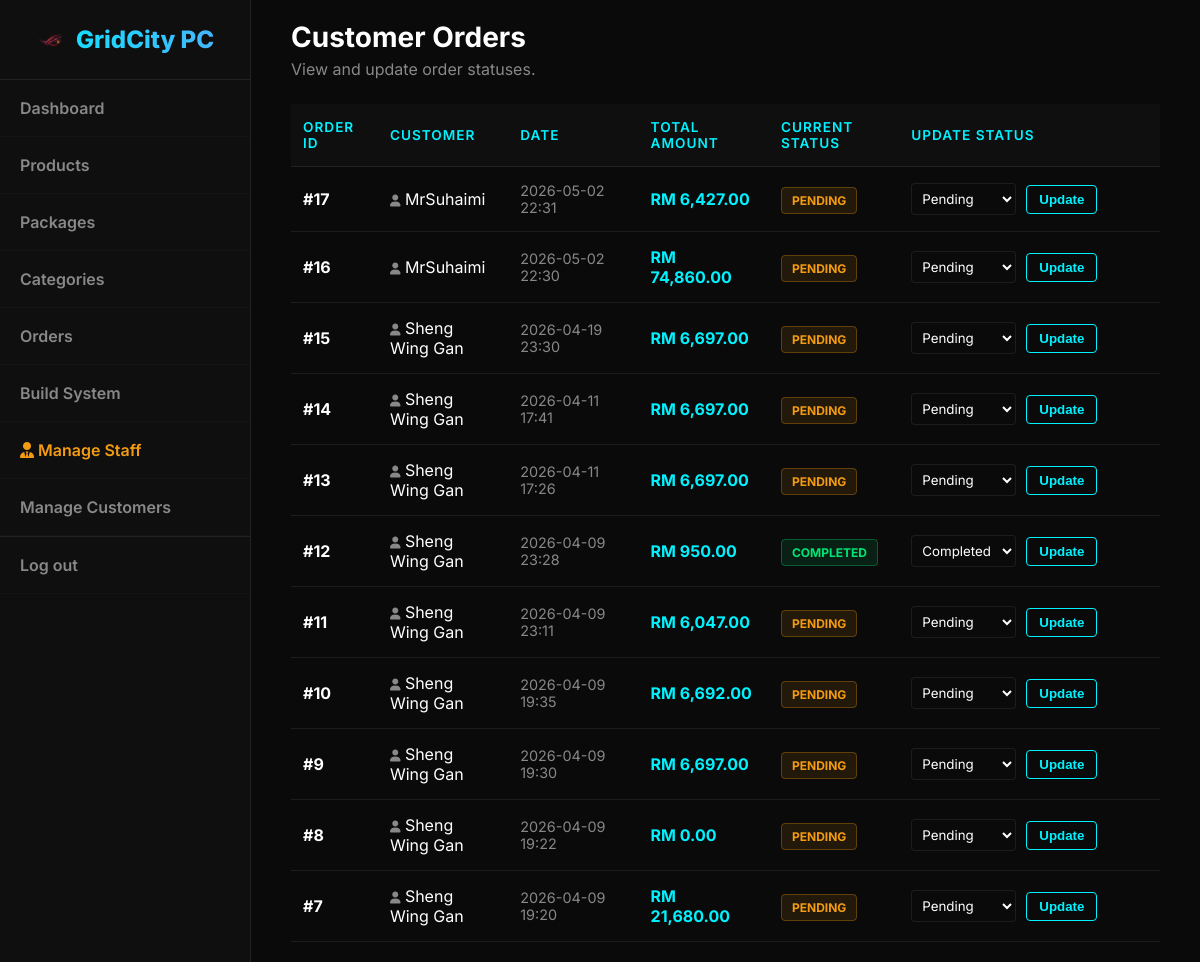
The page /manage_orders.php (signed in) on the database as committed earlier.
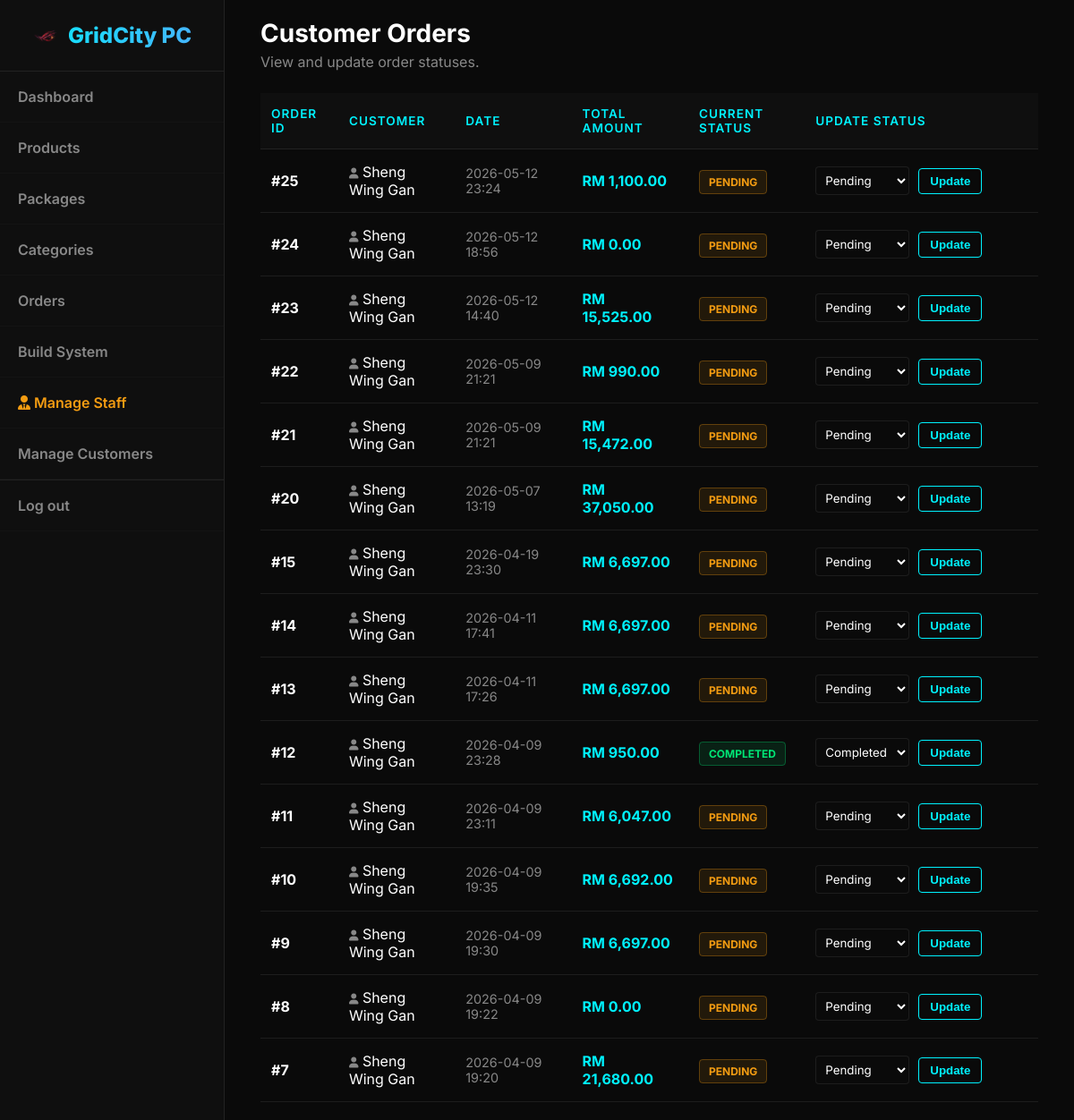
The same page on the database as committed later.
### tables this page shows
CREATE TABLE `orders` (
  `order_id` int(11) NOT NULL,
  `order_name` varchar(100) DEFAULT 'My Custom Order',
  `customer_id` int(11) NOT NULL,
  `order_date` datetime DEFAULT current_timestamp(),
  `total_amount` decimal(10,2) NOT NULL,
  `coins_used` int(11) NOT NULL DEFAULT 0,
  `discount_amount` decimal(10,2) NOT NULL DEFAULT 0.00,
  `shipping_address` text NOT NULL,
  `contact_number` varchar(20) NOT NULL,
  `order_status` varchar(20) DEFAULT 'Pending'
);

CREATE TABLE `customers` (
  `customer_id` int(11) NOT NULL,
  `username` varchar(150) DEFAULT NULL,
  `email` varchar(100) NOT NULL,
  `password` varchar(255) NOT NULL,
  `phone_number` varchar(20) DEFAULT NULL,
  `wallet_balance` decimal(10,2) NOT NULL DEFAULT 0.00,
  `reward_coins` int(11) NOT NULL DEFAULT 0,
  `membership_tier` varchar(20) DEFAULT 'Standard',
  `vip_expiry_date` datetime DEFAULT NULL,
  `auto_renew` tinyint(1) DEFAULT 0,
  `default_shipping_address` text DEFAULT NULL,
  `account_status` varchar(20) DEFAULT 'Active',
  `reset_token` varchar(6) DEFAULT NULL,
  `reset_token_expire` datetime DEFAULT NULL,
  `pref_gamer` int(11) DEFAULT 0,
  `pref_creator` int(11) DEFAULT 0,
  `pref_student` int(11) DEFAULT 0,
  `pref_enthusiast` int(11) DEFAULT 0
);

### manage_orders.php (the view, shortened to what the changed rows need)
<?php
include 'db_connect.php';
?>
<!DOCTYPE html>
<html lang="en">
<head>
    <link rel="stylesheet" href="https://cdnjs.cloudflare.com/ajax/libs/font-awesome/6.0.0/css/all.min.css">
    <link rel="stylesheet" href="css/admin_style.css?v=<?php echo time(); ?>">
</head>
<body>
    <div class="sidebar">
        <h2>
            <img src="image/Admin_dashboard_logo.jpg" alt="GridCity PC Logo" class="sidebar-logo">
            <span>GridCity PC</span>
        </h2>
    </div>
    <div class="main-content">
        <div class="header-top" style="margin-bottom: 25px;">
            <div>
                <h1 style="margin: 0; font-size: 28px; color: var(--text-main);">Customer Orders</h1>
            </div>
        </div>
        <div class="content-card">
            <table>
                <thead>
                    <tr>
                        <th width="10%">Order ID</th>
                        <th width="15%">Customer</th>
                        <th width="15%">Date</th>
                        <th width="15%">Total Amount</th>
                        <th width="15%">Current Status</th>
                        <th width="30%">Update Status</th>
                    </tr>
                </thead>
                <tbody>
                    <?php
                    $sql_orders = "SELECT o.*, c.username
                                   FROM orders o
                                   LEFT JOIN customers c ON o.customer_id = c.customer_id
                                   ORDER BY o.order_id DESC";
                    $res_orders = mysqli_query($conn, $sql_orders);
                    if ($res_orders && mysqli_num_rows($res_orders) > 0) {
                        while($row = mysqli_fetch_assoc($res_orders)) {
                            echo "<tr>";
                            echo "<td><strong>#" . $row['order_id'] . "</strong></td>";
                            $customer_name = !empty($row['username']) ? htmlspecialchars($row['username']) : 'Guest';
                            echo "<td><i class='fas fa-user' style='color: var(--text-muted); font-size: 12px;'></i> " . $customer_name . "</td>";
                            $date = isset($row['order_date']) ? date('Y-m-d H:i', strtotime($row['order_date'])) : 'N/A';
                            echo "<td style='color: var(--text-muted); font-size: 0.9rem;'>" . $date . "</td>";
                            $amount = isset($row['total_amount']) ? number_format($row['total_amount'], 2) : '0.00';
                            echo "<td><strong style='color: var(--accent-blue);'>RM " . $amount . "</strong></td>";
                            $status = isset($row['order_status']) ? $row['order_status'] : 'Pending';
                            $badge_class = 'badge-pending';
                            if ($status == 'Completed') $badge_class = 'badge-completed';
                            echo "<td><span class='badge {$badge_class}'>{$status}</span></td>";
                            echo "<td>
                                    <form action='manage_orders.php' method='POST' style='display:flex; gap:10px; align-items:center;'>
                                        <input type='hidden' name='order_id' value='" . $row['order_id'] . "'>
                                        <select name='new_status' class='status-select'>
                                            <option value='Pending' " . ($status == 'Pending' ? 'selected' : '') . ">Pending</option>
                                            <option value='Processing' " . ($status == 'Processing' ? 'selected' : '') . ">Processing</option>
                                            <option value='Shipped' " . ($status == 'Shipped' ? 'selected' : '') . ">Shipped</option>
                                            <option value='Completed' " . ($status == 'Completed' ? 'selected' : '') . ">Completed</option>
                                            <option value='Cancelled' " . ($status == 'Cancelled' ? 'selected' : '') . ">Cancelled</option>
                                        </select>
                                        <button type='submit' name='update_status' class='btn-action' style='padding: 6px 12px;'>Update</button>
                                    </form>
                                  </td>";
                            echo "</tr>";
                        }
                    } else {
                        echo "<tr><td colspan='6' style='text-align:center; padding: 40px; color: var(--text-muted);'>
                                <i class='fas fa-box-open' style='font-size: 2rem; margin-bottom: 10px; display: block;'></i>
                                No orders found yet.
                              </td></tr>";
                    }
                    ?>
                </tbody>
            </table>
        </div>
    </div>
</body>
</html>

Rows that differ between the two databases and show on the page:
removed orders: order_id "17", customer.username "MrSuhaimi", order_date "2026-05-02 22:31", total_amount "6,427.00", order_status "PENDING", new_status "Pending"
removed orders: order_id "16", customer.username "MrSuhaimi", order_date "2026-05-02 22:30", total_amount "74,860.00", order_status "PENDING", new_status "Pending"
added orders: order_id "25", customer.username "Sheng Wing Gan", order_date "2026-05-12 23:24", total_amount "1,100.00", order_status "PENDING", new_status "Pending"
added orders: order_id "24", customer.username "Sheng Wing Gan", order_date "2026-05-12 18:56", total_amount "0.00", order_status "PENDING", new_status "Pending"
added orders: order_id "23", customer.username "Sheng Wing Gan", order_date "2026-05-12 14:40", total_amount "15,525.00", order_status "PENDING", new_status "Pending"
added orders: order_id "22", customer.username "Sheng Wing Gan", order_date "2026-05-09 21:21", total_amount "990.00", order_status "PENDING", new_status "Pending"
added orders: order_id "21", customer.username "Sheng Wing Gan", order_date "2026-05-09 21:21", total_amount "15,472.00", order_status "PENDING", new_status "Pending"
added orders: order_id "20", customer.username "Sheng Wing Gan", order_date "2026-05-07 13:19", total_amount "37,050.00", order_status "PENDING", new_status "Pending"
